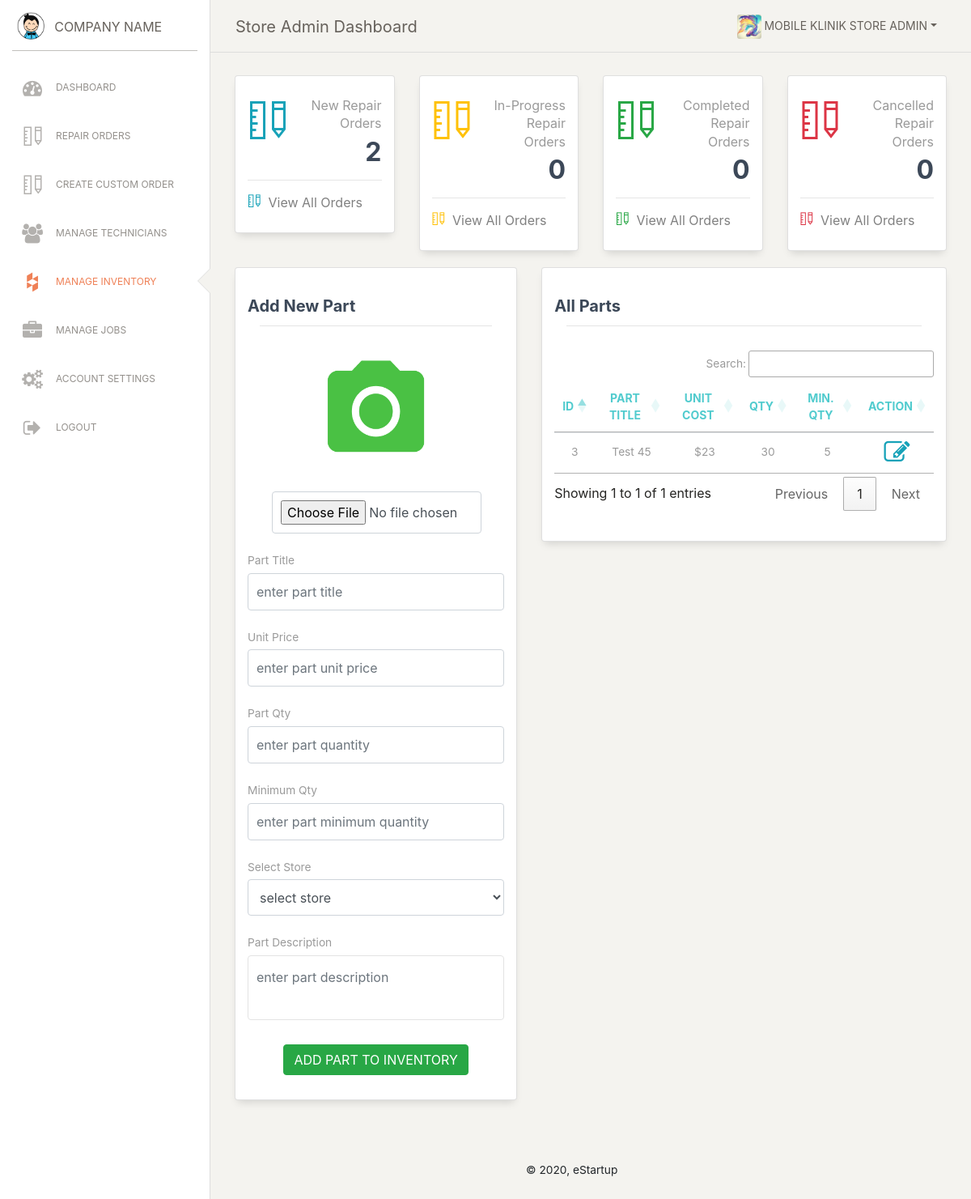
Page /portals/store_admin/manage_inventory.php (signed in) on the committed database.
### tables this page shows
CREATE TABLE `parts_tbl` (
  `part_id` int(10) NOT NULL,
  `store_id` varchar(10) DEFAULT NULL,
  `part_title` varchar(200) DEFAULT NULL,
  `unit_cost` varchar(10) DEFAULT NULL,
  `qty` varchar(10) DEFAULT NULL,
  `min_qty` varchar(10) DEFAULT NULL,
  `part_description` varchar(1000) DEFAULT NULL,
  `part_pic` varchar(1000) DEFAULT NULL
);

### portals/store_admin/manage_inventory.php (the view, shortened to what this page needs)
<?php
    include_once('StoreAdminMethods.php');
    $obj=new StoreAdminMethods();
?>
<!DOCTYPE html>
<html lang="en">
<head>
    <?php echo $obj->cssLinks(); ?>
</head>
<body class="">
  <div class="wrapper ">
        <?php include_once('includes/side_bar.php'); ?>
    <div class="main-panel">
          <?php include_once('includes/nav_bar.php'); ?>
      <div class="content">
            <?php include_once('includes/uper_bar.php'); ?>
        <div class="row">
  		    <div class="col-md-5">
            <div class="card card-user">
              <div class="card-header">
                <h5 class="card-title">Add New Part</h5>
                <hr>
              </div>
              <div class="card-body">
                <form action="ExeFile.php" method="post" enctype="multipart/form-data">
                  <div class="row">
                      <div class="col-lg-3"></div>
                      <div class="col-lg-6">
                          <img src="" id="output_image"  onclick="$(#file).click()" style=" height: 150px; width: 150px; border-radius: 10px;" onerror="this.src='../assets/img/camera.png';">
                      </div>
                  </div>
                  <br>
                  <div class="row">
                    <div class="col-md-1"></div>
                    <div class="col-md-10">
                        <div class="form-group">
                          <input type="file" name="file_field" class="form-control" id="file" accept="image/*" onchange="preview_image(event)" style="display: block; opacity: 20; position: relative;" required="true" >
                        </div>
                    </div>
                  </div>
                  <div class="row">
                    <div class="col-md-12">
                      <div class="form-group">
                        <label>Part Title</label>
                        <input type="text" name="title_field" class="form-control" placeholder="enter part title" required="true" >
                      </div>
                    </div>
                  </div>
                  <div class="row">
                    <div class="col-md-12">
                      <div class="form-group">
                        <label>Unit Price</label>
                        <input type="text" name="price_field" class="form-control" placeholder="enter part unit price" required="true" >
                      </div>
                    </div>
                  </div>
                  <div class="row">
                    <div class="col-md-12">
                      <div class="form-group">
                        <label>Part Qty</label>
                        <input type="text" name="qty_field" class="form-control" placeholder="enter part quantity" required="true" >
                      </div>
                    </div>
                  </div>
                  <div class="row">
                    <div class="col-md-12">
                      <div class="form-group">
                        <label>Minimum Qty</label>
                        <input type="text" name="min_qty_field" class="form-control" placeholder="enter part minimum quantity" required="true" >
                      </div>
                    </div>
                  </div>
                  <div class="row">
                    <div class="col-md-12">
                      <div class="form-group">
                        <label>Select Store</label>
	                    <select class="form-control" required="true" name="store_field" style="height: 45px;">
	                      	<option value="">select store</option>
	                    </select>
                      </div>
                    </div>
                  </div>
                  <div class="row">
                    <div class="col-md-12">
                      <div class="form-group">
                        <label>Part Description</label>
                        <textarea class="form-control" rows="3" placeholder="enter part description" name="description_field"></textarea>
                      </div>
                    </div>
                  </div>
                  <div class="row">
                    <div class="update ml-auto mr-auto">
                      <button type="submit" name="add_part_btn" class="btn btn-success btn-round">Add Part to Inventory</button>
                    </div>
                  </div>
                </form>
              </div>
            </div>
          </div>
          <div class="col-md-7">
              <div class="card card-user">
                <div class="card-header">
                  <h5 class="card-title">All Parts</h5>
                  <hr>
                </div>
                <div class="card-body">
                  <div class="table-responsive">
                      <table class="table" id="employees">
                        <thead style="color: #51cbce;">
                          <th class="text-center">ID</th>
                          <th class="text-center">Part Title</th>
                          <th class="text-center">Unit Cost</th>
                          <th class="text-center">Qty</th>
                          <th class="text-center">Min. Qty</th>
                          <th class="text-center">Action</th>
                        </thead>
                        <tbody>
                            <?php
                              $parts=$obj->getAllParts();
                              if(!empty($parts)){
                                foreach ($parts as $part) {
                            ?>
                                  <tr>
                                    <td class="text-center">
                                      <label><?php echo $part['part_id']; ?></label>
                                    </td>
                                    <td class="text-center">
                                      <label><?php echo $part['part_title']; ?></label>
                                    </td>
                                    <td class="text-center">
                                      <label>$<?php echo $part['unit_cost']; ?></label>
                                    </td>
                                    <td class="text-center">
                                      <label><?php echo $part['qty']; ?></label>
                                    </td>
                                    <td class="text-center">
                                      <label><?php echo $part['min_qty']; ?></label>
                                    </td>
                                    <td class="text-center">
                                      <a  data-toggle="modal" data-target="<?php echo '#exampleModalCenter'.$part['part_id']; ?>" href="#" title="Edit Part"><i class="fa fa-edit fa-2x text-info"></i></i></a>
                                    </td>
                                  </tr>
                            <?php
                                }
                              }
                            ?>
                        </tbody>
                      </table>
                    </div>
                </div>
              </div>
          </div>
        </div>
      </div>
          <?php include_once('includes/footer.php'); ?>
    </div>
  </div>
</body>
</html>

### portals/assets/css/wizard.css (style rules this page uses)
body { background-color: #E5E5E5; color: #3C4858; }
body, h1, h2, h3, h4, h5, h6, .h1, .h2, .h3, .h4 { font-family: "Roboto", "Helvetica", "Arial", sans-serif; font-weight: 300; line-height: 1.5em; }
a { color: #9c27b0; }
* { -webkit-tap-highlight-color: rgba(255, 255, 255, 0); -webkit-tap-highlight-color: transparent; }
.title, .card-title, .wizard-title { font-weight: 700; }
.title, .title a, .card-title, .card-title a, .wizard-title, .wizard-title a { color: #3C4858; text-decoration: none; }
.text-info { color: #00bcd4; }
.card { background-color: #1e1e25; padding: 10px 0; width: 100%; border-radius: 6px; background: #1e1e25; }
body { background-color: #eeeeee; }

### rows in the picture
parts_tbl: part_id "3", part_title "Test 45", unit_cost "23", qty "30", min_qty "5"

### other values in the picture
$_SESSION['logged_in_name'] "MOBILE KLINIK STORE ADMIN"
$total_count "2"
$total_count "0"
